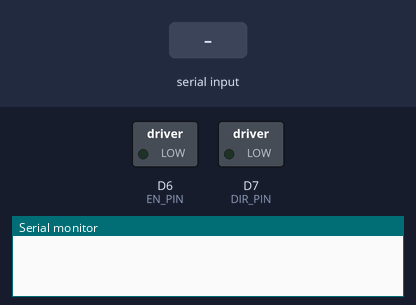
A sketch run on a simulated Arduino Due. Parts: switched loads named in the sketch (green lamp = pin HIGH), the last lines printed to the serial monitor. The inputs (shaded band) are chosen by the test bench.

Above: at 1.2 s.
1.3 s: "f" received over Serial
At 2.1 s:
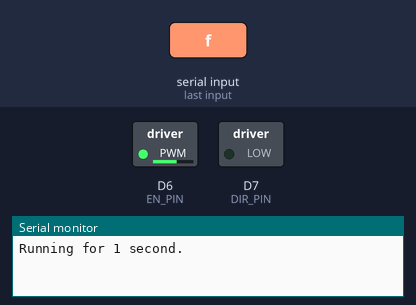
3.8 s: "r" received over Serial
At 4.3 s:
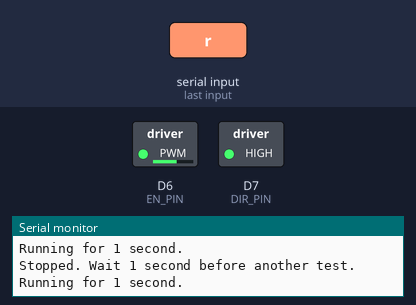
At 6.2 s:
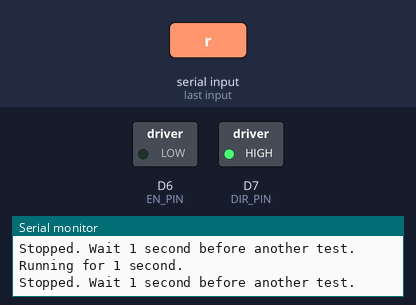
Timing chart, 0 to 7.7 s (numbered marks = the images above; inputs shaded):
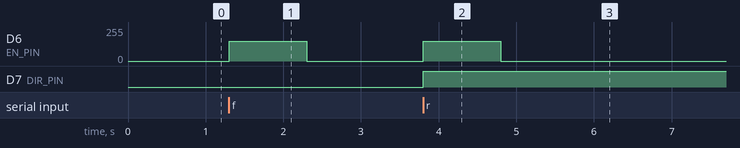

Measured:
- after the input at 1.3 s, D6 (EN_PIN): 0/255 → 150/255 at once, → 0/255 1.0 s later
- after the input at 3.8 s, D6 (EN_PIN): 0/255 → 150/255 at once, → 0/255 1.0 s later; D7 (DIR_PIN): LOW → HIGH at once

The sketch:

Motor_Test.ino
```cpp
// Arduino Due, Programming Port. One raised wheel on Cytron M1.
// Due D7 -> Cytron 1 (DIR); D6 -> Cytron 2 (EN); GND -> G.
// Leave Cytron V disconnected. Battery powers Cytron, USB powers Due.
// Serial Monitor: 115200 baud. Send f or r for a 1-second test; s stops.
const int DIR_PIN = 7;
const int EN_PIN = 6;
const int TEST_PWM = 150;  // 0-255 duty setting, not measured wheel speed.
bool running = false;
unsigned long startedAt = 0;
unsigned long stoppedAt = 0;

void setup() {
  digitalWrite(EN_PIN, LOW);
  pinMode(EN_PIN, OUTPUT);
  pinMode(DIR_PIN, OUTPUT);
  digitalWrite(DIR_PIN, LOW);
  analogWriteResolution(8);
  Serial.begin(115200);
}

void loop() {
  if (running && millis() - startedAt >= 1000) {
    analogWrite(EN_PIN, 0);
    running = false;
    stoppedAt = millis();
    Serial.println("Stopped. Wait 1 second before another test.");
  }
  if (!Serial.available()) return;
  char command = Serial.read();
  if (command == 's') {
    analogWrite(EN_PIN, 0);
    running = false;
    stoppedAt = millis();
    Serial.println("Stopped.");
  } else if (command == 'f' || command == 'r') {
    if (running || millis() - stoppedAt < 1000) {
      Serial.println("Wait until stopped for 1 second.");
      return;
    }
    digitalWrite(DIR_PIN, command == 'f' ? LOW : HIGH);
    analogWrite(EN_PIN, TEST_PWM);
    startedAt = millis();
    running = true;
    Serial.println("Running for 1 second.");
  }
}
```
